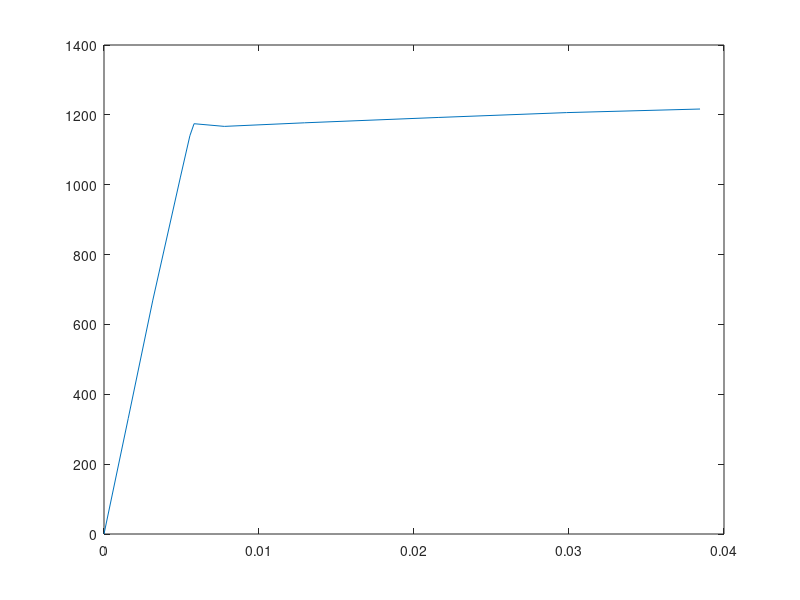
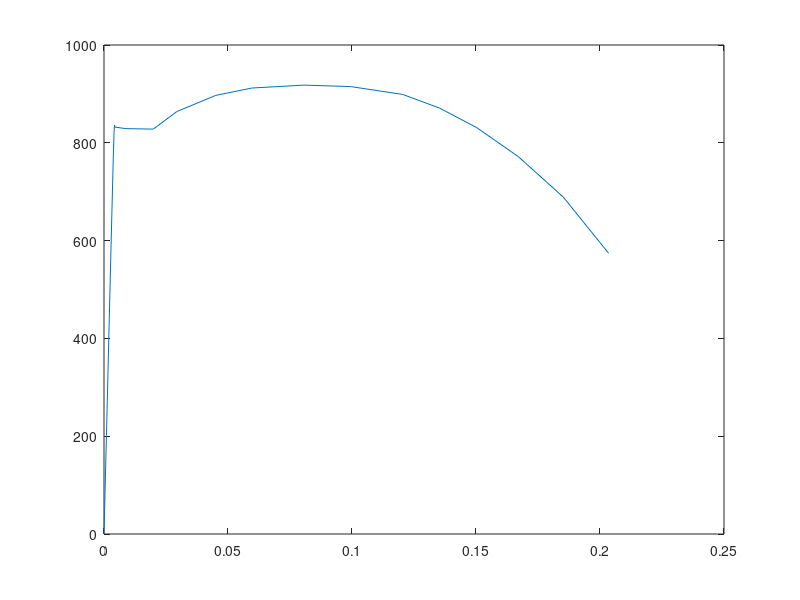

Source code (MATLAB) for these figures, in order:

forceVec = [0 19.04 38.53 58.81 65.63 67.60 67.16 67.75 68.63 69.43 70.02];
delLVec = [0 0.0794 0.16 0.2505 0.2815 0.2952 0.3944 0.6573 1.0951 1.5156 1.9534];
initL = 50.8;
initD = 8.56;

forceVec = forceVec*1000;
delLVec = delLVec/1000;
initL = initL/1000;
initD = initD/1000;

a = pi*(initD/2)^2;

stressVec = forceVec/a;
strainVec = delLVec/initL;

figure(1);
plot(strainVec, stressVec/10^6);

clear all;

stressVec = [0 202 403 587 785 822 836 832 829 828 864 897 912 918 915 899 ...
    871 831 772 689 574];
strainVec = [0 0.099 0.195 0.283 0.382 0.405 0.423 0.451 0.887 1.988 2.94 ...
    4.51 5.96 8.07 9.94 12.04 13.53 15.03 16.70 18.52 20.35];

strainVec = strainVec/100;

figure(2);
plot(strainVec, stressVec);

E = (stressVec(4) - stressVec(1))/(strainVec(4)-strainVec(1));
fprintf('The Youngs Modulus is %e MPa\n', E);
fprintf('The max tensile strength is %e MPa\n', max(stressVec));
fprintf('The percent elongation is %e \n', strainVec(end)*100);

ri = 9.09/2;
ri = ri/1000;
rf = 5.56/2;
rf = rf/1000;
ai = pi*ri^2;
af = pi*rf^2;

perRA = 100*(ai-af)/ai;
fprintf('The percent reduction in area is %e \n', perRA);

clear all;

engStressVec = [0 125 257 359 317 333 357 397 458 507 541 576 558 531 476 379];
engStrainVec = [0 0.0006 0.0012 0.0017 0.0035 0.007 0.01 0.017 0.03 0.05 0.079 0 0 0 0 0];
radVec = [6.32 0 0 0 0 0 0 0 0 0 5.99 5.72 5.33 5.08 4.45 3.5];
radVec = radVec/2000;
stressVec = zeros(1, length(engStressVec));
strainVec = zeros(1, length(engStrainVec));
strainVec(1:11) = exp(engStrainVec(1:11))-1;
stressVec(1:11) = engStressVec(1:11)./(1+strainVec(1:11));
areaVec = radVec.^2*pi;
Ainit = 0.00316^2*pi;
stressVec(12:16) = (engStressVec(12:16).*areaVec(12:16))/Ainit;
engStrainVec(12:16) = log(Ainit./areaVec(12:16));
strainVec(12:16) = exp(engStrainVec(12:16))-1;